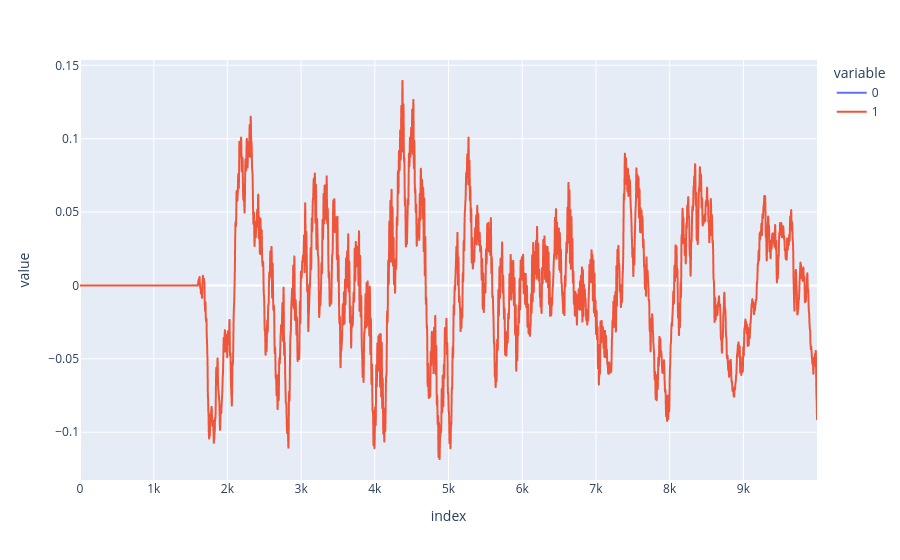

The notebook cell this image was saved under:
### Code cell
px.line(audio[::1000, 0])

### Figure 1 — Plotly figure (JSON) as saved in the notebook; plotly's stock layout.template omitted (floating-point values rounded to 4 significant figures; data arrays with more than 128 entries replaced by an {"elided": "..."} marker saying what was removed)
{"data": [{"hovertemplate": "variable=0<br>index=%{x}<br>value=%{y}<extra></extra>", "legendgroup": "0", "line": {"color": "#636efa", "dash": "solid"}, "marker": {"symbol": "circle"}, "mode": "lines", "name": "0", "showlegend": true, "type": "scattergl", "x": {"elided": "10000 int values"}, "xaxis": "x", "y": {"elided": "10000 float values"}, "yaxis": "y"}, {"hovertemplate": "variable=1<br>index=%{x}<br>value=%{y}<extra></extra>", "legendgroup": "1", "line": {"color": "#EF553B", "dash": "solid"}, "marker": {"symbol": "circle"}, "mode": "lines", "name": "1", "showlegend": true, "type": "scattergl", "x": {"elided": "10000 int values"}, "xaxis": "x", "y": {"elided": "10000 float values"}, "yaxis": "y"}], "layout": {"legend": {"title": {"text": "variable"}, "tracegroupgap": 0}, "margin": {"t": 60}, "xaxis": {"anchor": "y", "domain": [0, 1], "title": {"text": "index"}}, "yaxis": {"anchor": "x", "domain": [0, 1], "title": {"text": "value"}}}}
